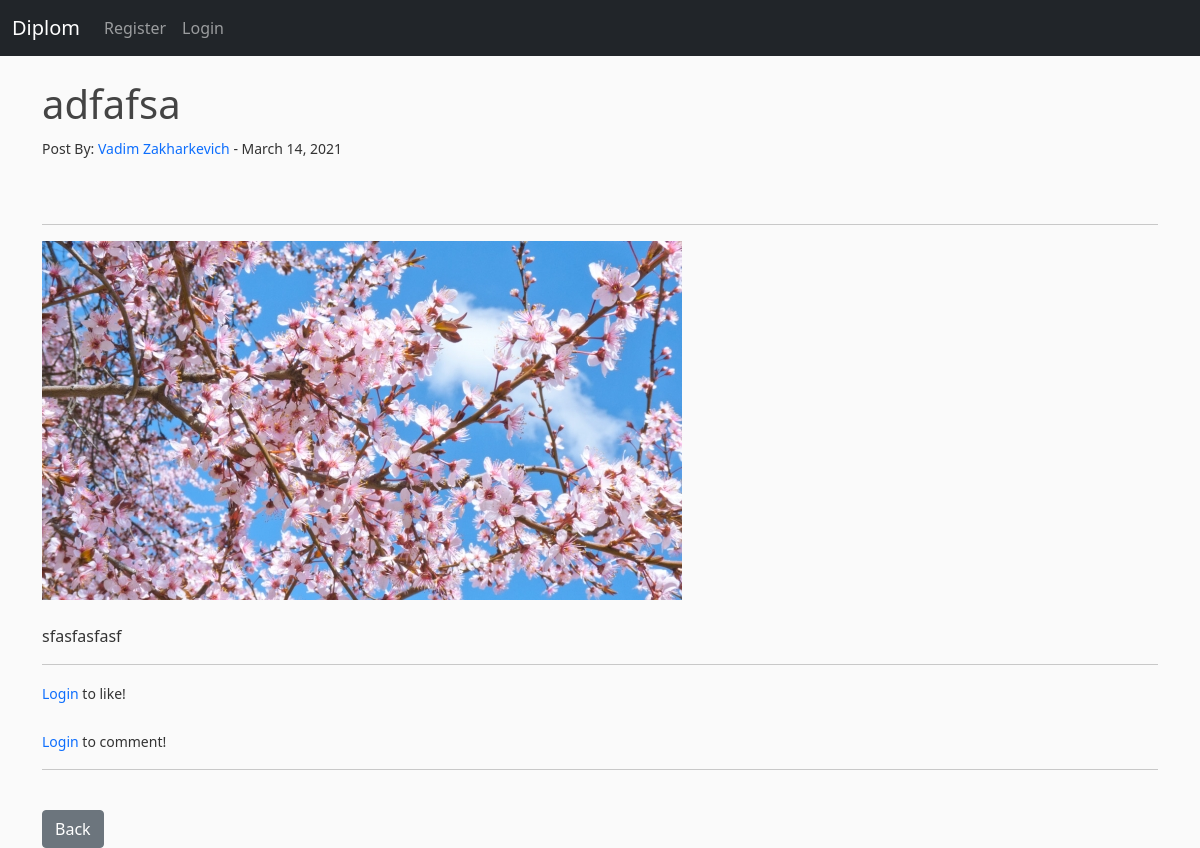
/article/7, run on the app's committed database.
### blog/models.py (models this page shows, shortened)
class Post(models.Model):
    title = models.CharField(max_length=255)
    title_tag = models.CharField(max_length=255, default='title')
    author = models.ForeignKey(User, on_delete=models.CASCADE)
    body = RichTextField(blank=True, null=True)
    post_date = models.DateField(auto_now_add=True)
    likes = models.ManyToManyField(User, related_name='blog_posts')
    header_image = models.ImageField(null=True, blank=True, upload_to="images/")
    def total_likes(self):
        return self.likes.count()

### blog/views.py (the view)
# urls.py: path('article/<int:pk>', ArticleDetailView.as_view(), name='article-detail'),
class ArticleDetailView(DetailView):
    model = Post
    template_name = 'article_details.html'
    def get_context_data(self, *args, **kwargs):
        context = super(ArticleDetailView, self).get_context_data(*args, **kwargs)
        stuff = get_object_or_404(Post, id=self.kwargs['pk'])
        total_likes = stuff.total_likes()
        liked = False
        if stuff.likes.filter(id=self.request.user.id).exists():
            liked = True
        context['total_likes'] = total_likes
        context['liked'] = liked
        return context

### blog/templates/article_details.html (shortened to what this page needs)
{% extends 'base.html' %}
{%block content %}
    <h1>{{ post.title }}</h1>
    <small>
        Post By: <a href="{% url 'show' post.author.profile.id %}">{{ post.author.first_name }} {{ post.author.last_name }}</a> - {{post.post_date}}
    </small>
    <br>
    <br>
    <br>
    <hr>
    {% if post.header_image %}
        <img src="{{ post.header_image.url }}" alt="">
        <br>
    {% endif %}
    <br>
    {{ post.body|safe }}
    <hr>
    <form action="{% url 'like_post' post.pk %}" method="POST">
        {% if user.is_authenticated %}
            {% if liked %}
                <button type="submit" name="post_id" value="{{ post.id }}" class="btn btn-danger btn-sm">Unlike</button> - {{ total_likes }}
            {% else %}
                <button type="submit" name="post_id" value="{{ post.id }}" class="btn btn-outline-danger">Like</button> - {{ total_likes }}
            {% endif %}
        {% else %}
            <small><a href="{% url 'login' %}">Login</a> to like!</small>
        {% endif %}
    </form>
    <br>
    {% if user.is_authenticated %}
        {% if not post.comments.all %}
            No Comments Yet... <a href="{% url 'add-comment' post.pk %}">Add one</a>
        {% else %}
        <a href="{% url 'add-comment' post.pk %}">Add comment</a>
        <br>
            {% for comment in post.comments.all %}
            <br><br>
                <strong>{{ comment.name }}</strong> <span class="text-muted">- {{ comment.date_added }}</span>
                <br>
                {{ comment.body }}
            {% endfor %}
        {% endif %}
    {% else %}
        <small><a href="{% url 'login' %}">Login</a> to comment!</small>
    {% endif %}
    <hr>
    <br>
    <a href="{% url 'home' %}" class="btn btn-secondary">Back</a>
{% endblock %}

### static/blog/css/main.css (style rules this page uses)
body { background: #fafafa; color: #333333; margin-top: 0rem; }
h1, h2, h3, h4, h5, h6 { color: #444444; }
a { text-decoration: none; }

### data on the page
Post: title "adfafsa", author.first_name "Vadim", author.last_name "Zakharkevich", post_date "March 14, 2021", header_image (picture), body "sfasfasfasf"
